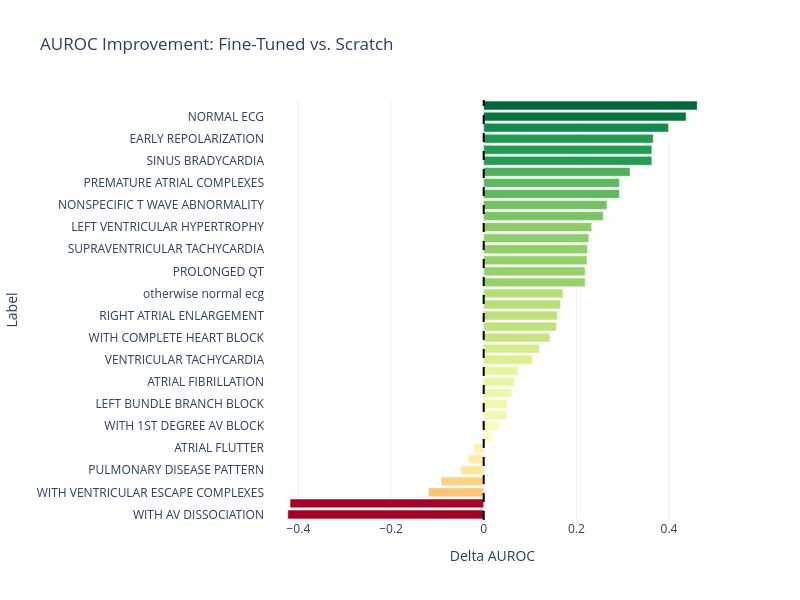
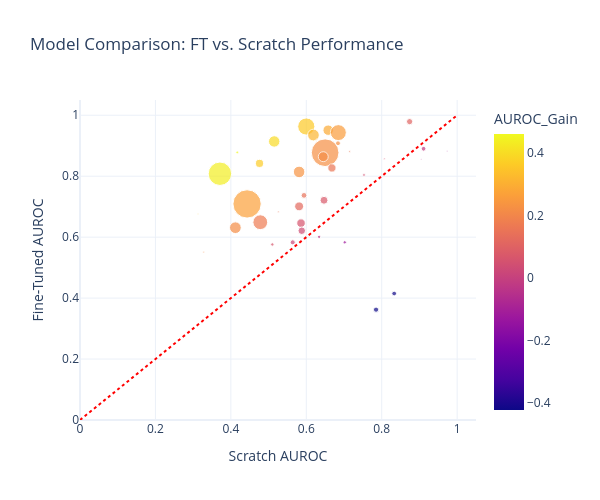
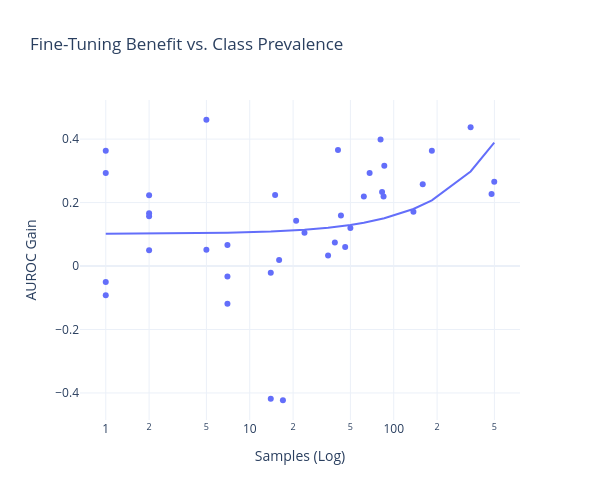

Notebook cell for these charts, in order:
### Code cell
import pandas as pd
import plotly.express as px
import plotly.graph_objects as go
import numpy as np

def generate_ecg_analysis(ft_csv, scratch_csv):
    # 1. Load Data
    df_ft = pd.read_csv(ft_csv)
    df_scr = pd.read_csv(scratch_csv)

    # 2. Clean Labels
    df_ft['Label'] = df_ft['Label'].str.strip()
    df_scr['Label'] = df_scr['Label'].str.strip()

    # 3. Merge Data
    merged = pd.merge(df_ft, df_scr, on='Label', suffixes=('_FT', '_Scratch'))
    
    # 4. Calculate Metrics
    merged['AUROC_Gain'] = merged['AUROC_FT'] - merged['AUROC_Scratch']
    
    # 5. Print Summary
    print(f"=== Verified Summary ===")
    print(f"Total Labels matched: {len(merged)}")
    print(f"Mean FT AUROC: {merged['AUROC_FT'].mean():.4f}")
    print(f"Mean Scratch AUROC: {merged['AUROC_Scratch'].mean():.4f}")
    print(f"Average Gain: {merged['AUROC_Gain'].mean():.4f}")

    # --- PLOT 1: Horizontal Bar Chart ---
    fig1 = px.bar(
        merged.sort_values('AUROC_Gain'),
        x='AUROC_Gain',
        y='Label',
        orientation='h',
        color='AUROC_Gain',
        color_continuous_scale='RdYlGn',
        title='AUROC Improvement: Fine-Tuned vs. Scratch',
        labels={'AUROC_Gain': 'Delta AUROC'},
        template='plotly_white'
    )
    fig1.add_vline(x=0, line_dash="dash", line_color="black")
    # Reduced size
    fig1.update_layout(height=600, width=800, coloraxis_showscale=False)
    fig1.show()

    # --- PLOT 2: Head-to-Head Scatter (Cleaned Blobs) ---
    fig2 = px.scatter(
        merged,
        x='AUROC_Scratch',
        y='AUROC_FT',
        size='n_pos_FT',
        color='AUROC_Gain',
        hover_name='Label',
        # Removed text='Label' to clean up the blobs
        title='Model Comparison: FT vs. Scratch Performance',
        labels={'AUROC_Scratch': 'Scratch AUROC', 'AUROC_FT': 'Fine-Tuned AUROC'},
        template='plotly_white'
    )
    fig2.add_shape(type="line", x0=0, y0=0, x1=1, y1=1, line=dict(color="Red", dash="dot"))
    # Reduced size
    fig2.update_layout(
        height=500, 
        width=600, 
        xaxis=dict(range=[0, 1.05]), 
        yaxis=dict(range=[0, 1.05])
    )
    fig2.show()

    # --- PLOT 3: Prevalence vs Gain ---
    fig3 = px.scatter(
        merged,
        x='n_pos_FT',
        y='AUROC_Gain',
        log_x=True,
        trendline="ols",
        hover_name='Label',
        title='Fine-Tuning Benefit vs. Class Prevalence',
        labels={'n_pos_FT': 'Samples (Log)', 'AUROC_Gain': 'AUROC Gain'},
        template='plotly_white'
    )
    # Reduced size
    fig3.update_layout(height=500, width=600)
    fig3.show()

# Run the analysis
generate_ecg_analysis('res/ablation_ft/ft_500/ft_500_test_results.csv', 'res/ablation_resnet/small_500/small_500_test_results.csv')

### Figure 1 — Plotly figure (JSON) as saved in the notebook; plotly's stock layout.template omitted (floating-point values rounded to 4 significant figures)
{"data": [{"hovertemplate": "Delta AUROC=%{marker.color}<br>Label=%{y}<extra></extra>", "legendgroup": "", "marker": {"color": [-0.423, -0.418, -0.119, -0.092, -0.05, -0.033, -0.021, 0.019, 0.033, 0.05, 0.051, 0.06, 0.066, 0.074, 0.105, 0.12, 0.143, 0.157, 0.159, 0.166, 0.171, 0.219, 0.219, 0.223, 0.224, 0.227, 0.233, 0.258, 0.266, 0.293, 0.293, 0.316, 0.363, 0.363, 0.366, 0.399, 0.437, 0.461], "coloraxis": "coloraxis", "pattern": {"shape": ""}}, "name": "", "orientation": "h", "showlegend": false, "textposition": "auto", "type": "bar", "x": [-0.423, -0.418, -0.119, -0.092, -0.05, -0.033, -0.021, 0.019, 0.033, 0.05, 0.051, 0.06, 0.066, 0.074, 0.105, 0.12, 0.143, 0.157, 0.159, 0.166, 0.171, 0.219, 0.219, 0.223, 0.224, 0.227, 0.233, 0.258, 0.266, 0.293, 0.293, 0.316, 0.363, 0.363, 0.366, 0.399, 0.437, 0.461], "xaxis": "x", "y": ["WITH AV DISSOCIATION", "WITH 2:1 AV CONDUCTION", "WITH VENTRICULAR ESCAPE COMPLEXES", "ACUTE PERICARDITIS", "PULMONARY DISEASE PATTERN", "FUSION COMPLEXES", "ATRIAL FLUTTER", "WITH VARIABLE AV BLOCK", "WITH 1ST DEGREE AV BLOCK", "ANTEROSEPTAL INFARCT", "LEFT BUNDLE BRANCH BLOCK", "WITH JUNCTIONAL ESCAPE COMPLEXES", "ATRIAL FIBRILLATION", "LEFT ATRIAL ENLARGEMENT", "VENTRICULAR TACHYCARDIA", "LOW VOLTAGE QRS", "WITH COMPLETE HEART BLOCK", "INFERIOR INFARCT", "RIGHT ATRIAL ENLARGEMENT", "LEFT POSTERIOR FASCICULAR BLOCK", "otherwise normal ecg", "INCOMPLETE RIGHT BUNDLE BRANCH BLOCK", "PROLONGED QT", "ANTERIOR INFARCT", "SUPRAVENTRICULAR TACHYCARDIA", "SINUS TACHYCARDIA", "LEFT VENTRICULAR HYPERTROPHY", "RIGHT VENTRICULAR HYPERTROPHY", "NONSPECIFIC T WAVE ABNORMALITY", "RIGHT BUNDLE BRANCH BLOCK", "PREMATURE ATRIAL COMPLEXES", "LEFT ANTERIOR FASCICULAR BLOCK", "SINUS BRADYCARDIA", "PREMATURE VENTRICULAR COMPLEXES", "EARLY REPOLARIZATION", "RIGHT AXIS DEVIATION", "NORMAL ECG", "LEFT AXIS DEVIATION"], "yaxis": "y"}], "layout": {"barmode": "relative", "coloraxis": {"colorbar": {"title": {"text": "Delta AUROC"}}, "colorscale": [[0, "rgb(165,0,38)"], [0.1, "rgb(215,48,39)"], [0.2, "rgb(244,109,67)"], [0.3, "rgb(253,174,97)"], [0.4, "rgb(254,224,139)"], [0.5, "rgb(255,255,191)"], [0.6, "rgb(217,239,139)"], [0.7, "rgb(166,217,106)"], [0.8, "rgb(102,189,99)"], [0.9, "rgb(26,152,80)"], [1, "rgb(0,104,55)"]], "showscale": false}, "height": 600, "legend": {"tracegroupgap": 0}, "shapes": [{"line": {"color": "black", "dash": "dash"}, "type": "line", "x0": 0, "x1": 0, "xref": "x", "y0": 0, "y1": 1, "yref": "y domain"}], "title": {"text": "AUROC Improvement: Fine-Tuned vs. Scratch"}, "width": 800, "xaxis": {"anchor": "y", "domain": [0, 1], "title": {"text": "Delta AUROC"}}, "yaxis": {"anchor": "x", "domain": [0, 1], "title": {"text": "Label"}}}}

### Figure 2 — Plotly figure (JSON) as saved in the notebook; plotly's stock layout.template omitted (floating-point values rounded to 4 significant figures)
{"data": [{"hovertemplate": "<b>%{hovertext}</b><br><br>Scratch AUROC=%{x}<br>Fine-Tuned AUROC=%{y}<br>n_pos_FT=%{marker.size}<br>AUROC_Gain=%{marker.color}<extra></extra>", "hovertext": ["VENTRICULAR TACHYCARDIA", "SINUS BRADYCARDIA", "RIGHT BUNDLE BRANCH BLOCK", "RIGHT VENTRICULAR HYPERTROPHY", "LEFT ANTERIOR FASCICULAR BLOCK", "PREMATURE ATRIAL COMPLEXES", "RIGHT AXIS DEVIATION", "SUPRAVENTRICULAR TACHYCARDIA", "ATRIAL FLUTTER", "ACUTE PERICARDITIS", "LEFT POSTERIOR FASCICULAR BLOCK", "LEFT AXIS DEVIATION", "SINUS TACHYCARDIA", "INCOMPLETE RIGHT BUNDLE BRANCH BLOCK", "ANTEROSEPTAL INFARCT", "PULMONARY DISEASE PATTERN", "EARLY REPOLARIZATION", "RIGHT ATRIAL ENLARGEMENT", "LEFT VENTRICULAR HYPERTROPHY", "NORMAL ECG", "LEFT BUNDLE BRANCH BLOCK", "WITH COMPLETE HEART BLOCK", "LEFT ATRIAL ENLARGEMENT", "NONSPECIFIC T WAVE ABNORMALITY", "LOW VOLTAGE QRS", "INFERIOR INFARCT", "PREMATURE VENTRICULAR COMPLEXES", "otherwise normal ecg", "WITH JUNCTIONAL ESCAPE COMPLEXES", "PROLONGED QT", "WITH 1ST DEGREE AV BLOCK", "FUSION COMPLEXES", "WITH VENTRICULAR ESCAPE COMPLEXES", "WITH VARIABLE AV BLOCK", "ATRIAL FIBRILLATION", "ANTERIOR INFARCT", "WITH 2:1 AV CONDUCTION", "WITH AV DISSOCIATION"], "legendgroup": "", "marker": {"color": [0.105, 0.363, 0.293, 0.258, 0.316, 0.293, 0.399, 0.224, -0.021, -0.092, 0.166, 0.461, 0.227, 0.219, 0.05, -0.05, 0.366, 0.159, 0.233, 0.437, 0.051, 0.143, 0.074, 0.266, 0.12, 0.157, 0.363, 0.171, 0.06, 0.219, 0.033, -0.033, -0.119, 0.019, 0.066, 0.223, -0.418, -0.423], "coloraxis": "coloraxis", "size": [24, 184, 68, 159, 86, 1, 81, 15, 14, 1, 2, 5, 478, 62, 2, 1, 41, 43, 83, 342, 5, 21, 39, 499, 50, 2, 1, 137, 46, 85, 35, 7, 7, 16, 7, 2, 14, 17], "sizemode": "area", "sizeref": 1.248, "symbol": "circle"}, "mode": "markers", "name": "", "orientation": "v", "showlegend": false, "type": "scatter", "x": [0.874, 0.6, 0.658, 0.685, 0.619, 0.627, 0.515, 0.684, 0.911, 0.974, 0.715, 0.417, 0.65, 0.645, 0.807, 0.905, 0.476, 0.668, 0.581, 0.371, 0.753, 0.594, 0.647, 0.443, 0.581, 0.526, 0.313, 0.478, 0.586, 0.412, 0.588, 0.634, 0.702, 0.564, 0.51, 0.328, 0.833, 0.785], "xaxis": "x", "y": [0.979, 0.963, 0.951, 0.943, 0.935, 0.92, 0.914, 0.908, 0.89, 0.882, 0.881, 0.878, 0.877, 0.864, 0.857, 0.855, 0.842, 0.827, 0.814, 0.808, 0.804, 0.737, 0.721, 0.709, 0.701, 0.683, 0.676, 0.649, 0.646, 0.631, 0.621, 0.601, 0.583, 0.583, 0.576, 0.551, 0.415, 0.362], "yaxis": "y"}], "layout": {"coloraxis": {"colorbar": {"title": {"text": "AUROC_Gain"}}, "colorscale": [[0, "#0d0887"], [0.1111, "#46039f"], [0.2222, "#7201a8"], [0.3333, "#9c179e"], [0.4444, "#bd3786"], [0.5556, "#d8576b"], [0.6667, "#ed7953"], [0.7778, "#fb9f3a"], [0.8889, "#fdca26"], [1, "#f0f921"]]}, "height": 500, "legend": {"itemsizing": "constant", "tracegroupgap": 0}, "shapes": [{"line": {"color": "Red", "dash": "dot"}, "type": "line", "x0": 0, "x1": 1, "y0": 0, "y1": 1}], "title": {"text": "Model Comparison: FT vs. Scratch Performance"}, "width": 600, "xaxis": {"anchor": "y", "domain": [0, 1], "range": [0, 1.05], "title": {"text": "Scratch AUROC"}}, "yaxis": {"anchor": "x", "domain": [0, 1], "range": [0, 1.05], "title": {"text": "Fine-Tuned AUROC"}}}}

### Figure 3 — Plotly figure (JSON) as saved in the notebook; plotly's stock layout.template omitted (floating-point values rounded to 4 significant figures)
{"data": [{"hovertemplate": "<b>%{hovertext}</b><br><br>Samples (Log)=%{x}<br>AUROC Gain=%{y}<extra></extra>", "hovertext": ["VENTRICULAR TACHYCARDIA", "SINUS BRADYCARDIA", "RIGHT BUNDLE BRANCH BLOCK", "RIGHT VENTRICULAR HYPERTROPHY", "LEFT ANTERIOR FASCICULAR BLOCK", "PREMATURE ATRIAL COMPLEXES", "RIGHT AXIS DEVIATION", "SUPRAVENTRICULAR TACHYCARDIA", "ATRIAL FLUTTER", "ACUTE PERICARDITIS", "LEFT POSTERIOR FASCICULAR BLOCK", "LEFT AXIS DEVIATION", "SINUS TACHYCARDIA", "INCOMPLETE RIGHT BUNDLE BRANCH BLOCK", "ANTEROSEPTAL INFARCT", "PULMONARY DISEASE PATTERN", "EARLY REPOLARIZATION", "RIGHT ATRIAL ENLARGEMENT", "LEFT VENTRICULAR HYPERTROPHY", "NORMAL ECG", "LEFT BUNDLE BRANCH BLOCK", "WITH COMPLETE HEART BLOCK", "LEFT ATRIAL ENLARGEMENT", "NONSPECIFIC T WAVE ABNORMALITY", "LOW VOLTAGE QRS", "INFERIOR INFARCT", "PREMATURE VENTRICULAR COMPLEXES", "otherwise normal ecg", "WITH JUNCTIONAL ESCAPE COMPLEXES", "PROLONGED QT", "WITH 1ST DEGREE AV BLOCK", "FUSION COMPLEXES", "WITH VENTRICULAR ESCAPE COMPLEXES", "WITH VARIABLE AV BLOCK", "ATRIAL FIBRILLATION", "ANTERIOR INFARCT", "WITH 2:1 AV CONDUCTION", "WITH AV DISSOCIATION"], "legendgroup": "", "marker": {"color": "#636efa", "symbol": "circle"}, "mode": "markers", "name": "", "orientation": "v", "showlegend": false, "type": "scatter", "x": [24, 184, 68, 159, 86, 1, 81, 15, 14, 1, 2, 5, 478, 62, 2, 1, 41, 43, 83, 342, 5, 21, 39, 499, 50, 2, 1, 137, 46, 85, 35, 7, 7, 16, 7, 2, 14, 17], "xaxis": "x", "y": [0.105, 0.363, 0.293, 0.258, 0.316, 0.293, 0.399, 0.224, -0.021, -0.092, 0.166, 0.461, 0.227, 0.219, 0.05, -0.05, 0.366, 0.159, 0.233, 0.437, 0.051, 0.143, 0.074, 0.266, 0.12, 0.157, 0.363, 0.171, 0.06, 0.219, 0.033, -0.033, -0.119, 0.019, 0.066, 0.223, -0.418, -0.423], "yaxis": "y"}, {"hovertemplate": "<b>OLS trendline</b><br>AUROC_Gain = 0.000576987 * n_pos_FT + 0.100803<br>R<sup>2</sup>=0.121306<br><br>Samples (Log)=%{x}<br>AUROC Gain=%{y} <b>(trend)</b><extra></extra>", "legendgroup": "", "marker": {"color": "#636efa", "symbol": "circle"}, "mode": "lines", "name": "", "showlegend": false, "type": "scatter", "x": [1, 1, 1, 1, 2, 2, 2, 2, 5, 5, 7, 7, 7, 14, 14, 15, 16, 17, 21, 24, 35, 39, 41, 43, 46, 50, 62, 68, 81, 83, 85, 86, 137, 159, 184, 342, 478, 499], "xaxis": "x", "y": [0.1014, 0.1014, 0.1014, 0.1014, 0.102, 0.102, 0.102, 0.102, 0.1037, 0.1037, 0.1048, 0.1048, 0.1048, 0.1089, 0.1089, 0.1095, 0.11, 0.1106, 0.1129, 0.1147, 0.121, 0.1233, 0.1245, 0.1256, 0.1273, 0.1297, 0.1366, 0.14, 0.1475, 0.1487, 0.1498, 0.1504, 0.1799, 0.1925, 0.207, 0.2981, 0.3766, 0.3887], "yaxis": "y"}], "layout": {"height": 500, "legend": {"tracegroupgap": 0}, "title": {"text": "Fine-Tuning Benefit vs. Class Prevalence"}, "width": 600, "xaxis": {"anchor": "y", "domain": [0, 1], "title": {"text": "Samples (Log)"}, "type": "log"}, "yaxis": {"anchor": "x", "domain": [0, 1], "title": {"text": "AUROC Gain"}}}}
